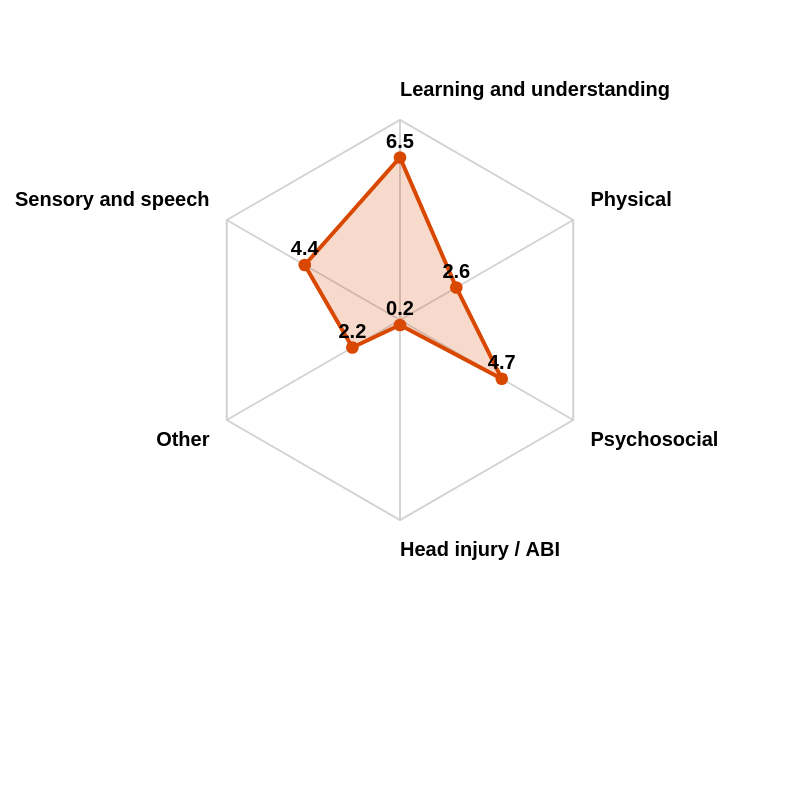

Source (Vega-Lite JSON):
### Vega specification from a JSON file in a GitHub repository (floating-point values rounded to 4 significant figures)
{"$schema": "https://vega.github.io/schema/vega/v6.json", "description": "Radar chart: % of children aged 0-14 with each disability group, Australia 2022 (ABS SDAC, national data only)", "width": 400, "height": 400, "padding": {"left": 100, "right": 100, "top": 60, "bottom": 60}, "autosize": {"type": "none", "contains": "padding"}, "signals": [{"name": "radius", "update": "width / 2"}], "data": [{"name": "table", "values": [{"key": "Sensory and speech", "value": 4.4, "category": "Children aged 0-14"}, {"key": "Learning and understanding", "value": 6.5, "category": "Children aged 0-14"}, {"key": "Physical", "value": 2.6, "category": "Children aged 0-14"}, {"key": "Psychosocial", "value": 4.7, "category": "Children aged 0-14"}, {"key": "Head injury / ABI", "value": 0.2, "category": "Children aged 0-14"}, {"key": "Other", "value": 2.2, "category": "Children aged 0-14"}]}, {"name": "keys", "source": "table", "transform": [{"type": "aggregate", "groupby": ["key"]}]}], "scales": [{"name": "angular", "type": "point", "range": {"signal": "[-PI, PI]"}, "padding": 0.5, "domain": {"data": "table", "field": "key"}}, {"name": "radial", "type": "linear", "range": {"signal": "[0, radius]"}, "zero": true, "nice": false, "domain": [0, 8], "domainMin": 0}, {"name": "color", "type": "ordinal", "domain": {"data": "table", "field": "category"}, "range": ["#d94801"]}], "encode": {"enter": {"x": {"signal": "radius"}, "y": {"signal": "radius"}}}, "marks": [{"type": "group", "name": "categories", "zindex": 1, "from": {"facet": {"data": "table", "name": "facet", "groupby": ["category"]}}, "marks": [{"type": "line", "name": "category-line", "from": {"data": "facet"}, "encode": {"enter": {"interpolate": {"value": "linear-closed"}, "x": {"signal": "scale('radial', datum.value) * cos(scale('angular', datum.key))"}, "y": {"signal": "scale('radial', datum.value) * sin(scale('angular', datum.key))"}, "stroke": {"scale": "color", "field": "category"}, "strokeWidth": {"value": 2}, "fill": {"scale": "color", "field": "category"}, "fillOpacity": {"value": 0.2}}}}, {"type": "symbol", "name": "category-point", "from": {"data": "facet"}, "encode": {"enter": {"x": {"signal": "scale('radial', datum.value) * cos(scale('angular', datum.key))"}, "y": {"signal": "scale('radial', datum.value) * sin(scale('angular', datum.key))"}, "size": {"value": 40}, "fill": {"scale": "color", "field": "category"}, "tooltip": {"signal": "{'Disability group': datum.key, '%': format(datum.value, '.1f')}"}}}}, {"type": "text", "name": "value-text", "from": {"data": "category-line"}, "encode": {"enter": {"x": {"signal": "datum.x"}, "y": {"signal": "datum.y"}, "text": {"signal": "format(datum.datum.value, '.1f')"}, "align": {"value": "center"}, "baseline": {"value": "middle"}, "fontSize": {"value": 10}, "dy": {"value": -8}, "fill": {"value": "black"}, "fontWeight": {"value": "bold"}}}}]}, {"type": "rule", "name": "radial-grid", "from": {"data": "keys"}, "zindex": 0, "encode": {"enter": {"x": {"value": 0}, "y": {"value": 0}, "x2": {"signal": "radius * cos(scale('angular', datum.key))"}, "y2": {"signal": "radius * sin(scale('angular', datum.key))"}, "stroke": {"value": "lightgray"}, "strokeWidth": {"value": 1}}}}, {"type": "text", "name": "key-label", "from": {"data": "keys"}, "zindex": 1, "encode": {"enter": {"x": {"signal": "(radius + 10) * cos(scale('angular', datum.key))"}, "y": {"signal": "(radius + 10) * sin(scale('angular', datum.key))"}, "text": {"field": "key"}, "align": [{"test": "abs(scale('angular', datum.key)) > PI / 2", "value": "right"}, {"value": "left"}], "baseline": [{"test": "scale('angular', datum.key) > 0", "value": "top"}, {"test": "scale('angular', datum.key) == 0", "value": "middle"}, {"value": "bottom"}], "fill": {"value": "black"}, "fontWeight": {"value": "bold"}, "fontSize": {"value": 10}}}}, {"type": "line", "name": "outer-line", "from": {"data": "radial-grid"}, "encode": {"enter": {"interpolate": {"value": "linear-closed"}, "x": {"field": "x2"}, "y": {"field": "y2"}, "stroke": {"value": "lightgray"}, "strokeWidth": {"value": 1}}}}]}
